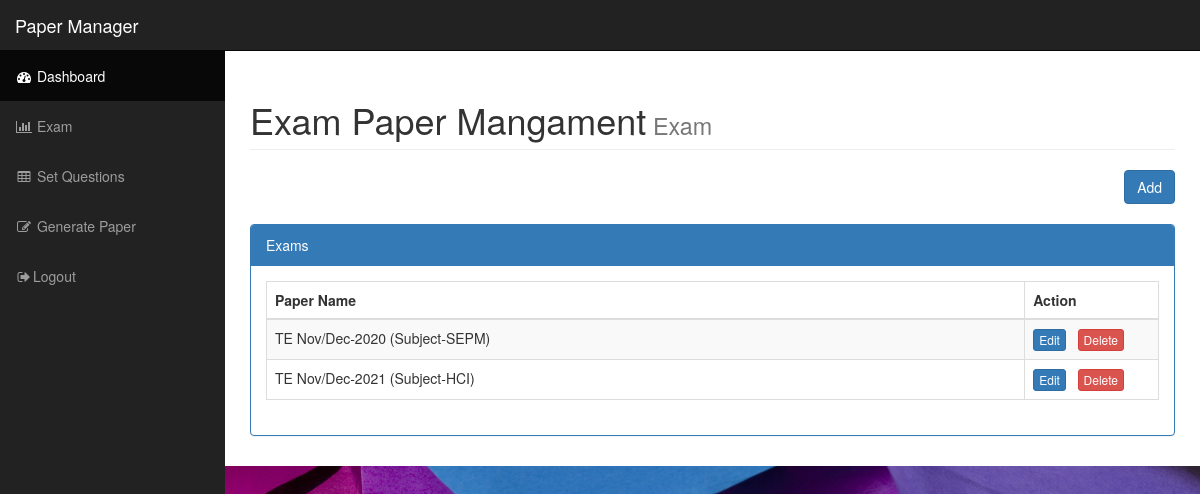
The page /exam.php (signed in) on the database its author committed.
### tables this page shows
CREATE TABLE `paper` (
  `id` int(255) NOT NULL,
  `papername` varchar(255) NOT NULL
);

### exam.php (the view, shortened to what this page needs)
<?php
include("php/dbconnect.php");
$papername = '';
$id = '';
$action = "add";
include("php/header.php");
?>
        <div id="page-wrapper">
            <div class="container-fluid">
                <div class="row">
                    <div class="col-lg-12">
                        <h1 class="page-header">
                          Exam  Paper Mangament<small> Exam</small>
                        </h1>
                    </div>
                </div>
				<?php
			if(isset($_GET['action']) && @$_GET['action']=="add" || @$_GET['action']=="edit")
			  {
				?>
                <div class="row">
                    <div class="col-lg-12">
                        <div class="alert alert-info alert-dismissable">
                            <button type="button" class="close" data-dismiss="alert" aria-hidden="true">&times;</button>
                            <i class="fa fa-info-circle"></i>  <strong>Exam Name?</strong> Add Exam  for additional Paper Generating!
                        </div>
                    </div>
                </div>
                <div class="row">
                    <div class=" col-md-12">
					 <div class="panel panel-primary">
                            <div class="panel-heading">
                                <h3 class="panel-title"><?php echo (($action=="edit")?"Edit":"Add"); ?> Exam</h3>
                            </div>
                            <div class="panel-body">
                         <form role="form" method="post" action="exam.php" >
                            <div class="form-group">
                                <label>Exam Name</label>
                                <input class="form-control" name="papername" value="<?php echo $papername;?>">
                                <p class="help-block">Enter Exam name Like FE June-2019,SE DEC-2019</p>
                            </div>
                         <input type="hidden" name="action" value="<?php echo $action;?>">
                            <input type="hidden" name="id" value="<?php echo $id;?>">
                            <a href="exam.php" class="btn btn-danger">Cancel</a>
                            <button type="submit" name="save" class="btn btn-primary">Save </button>
                        </form>
						</div>
                        </div>
                    </div>
                </div>
              <?php
			  }else
			  {
			  ?>
			   <link href="plugin/datatable/dataTables.bootstrap.css" rel="stylesheet" />
             <div class="row">
                 <div class="col-md-12">
			    <div class="pull-right">
                <a href="exam.php?action=add" class="btn btn-primary">Add</a>
              </div>
			  </div>
			  </div>
			  <br/>
			   <div class="panel panel-primary">
                        <div class="panel-heading">
                            Exams
                        </div>
                        <div class="panel-body">
                            <div class="table-responsive">
                                <table class="table table-striped table-bordered table-hover" id="dataTables-example">
                                    <thead>
                                        <tr>
                                            <th>Paper Name </th>
                                            <th width="15%">Action</th>
                                        </tr>
                                    </thead>
                                    <tbody>
									<?php
								$sql = $conn->query("select * from paper");
								while($row = $sql->fetch_assoc())
								{
                                    echo '<tr>
                                        <td>'.$row['papername'].'</td>
										<td><a href="exam.php?action=edit&id='.$row['id'].'" class="btn btn-primary btn-xs">Edit</a>  &nbsp; <a  onclick="return confirm(\'Are you sure you want to delete this record\');"  href="exam.php?action=delete&id='.$row['id'].'" class="btn btn-danger btn-xs"  >Delete</a></td>
                                        </tr>';
								}
								?>
                                    </tbody>
                                </table>
                            </div>
                        </div>
                    </div>
			  <?php
			  }
			  ?>
            </div>
        </div>
 </div>
</body>
</html>

### css/sb-admin.css (style rules this page uses)
body { margin-top: 100px; background-color: #222; }
@media (min-width:768px) { body { margin-top: 50px; } }
#page-wrapper { width: 100%; padding: 0; background-color: #fff; }
@media (min-width:768px) { #page-wrapper { padding: 10px; } }

### rows shown on the page
paper: papername "TE Nov/Dec-2020 (Subject-SEPM)"
paper: papername "TE Nov/Dec-2021 (Subject-HCI)"
